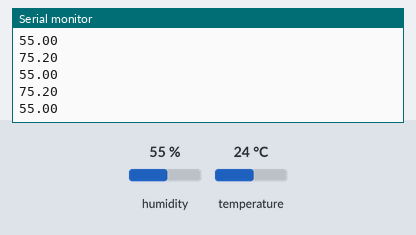
This sketch was run on a simulated Arduino Uno, built with avr-gcc and run on an emulated ATmega328P. Shown: the last lines printed to the serial monitor. The test bench sets the inputs (shaded band); at power-on: humidity 55 %, temperature 24 °C.

Above: at 3.8 s.
3.9 s: humidity set to 22 %
At 5.8 s:
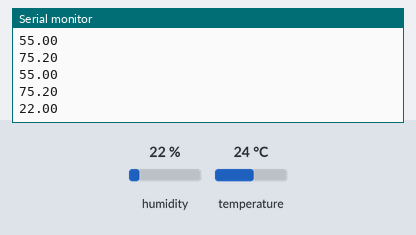
6.7 s: temperature set to 12 °C
At 7.8 s:
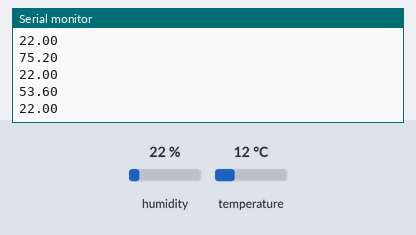
9.5 s: humidity set to 40 %
At 11.8 s:
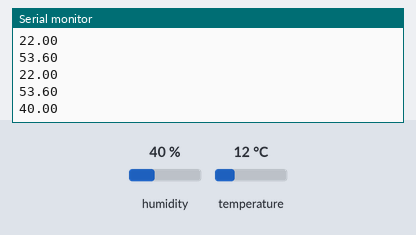
Timing chart, 0 to 13.3 s (numbered marks = the images above; inputs shaded):
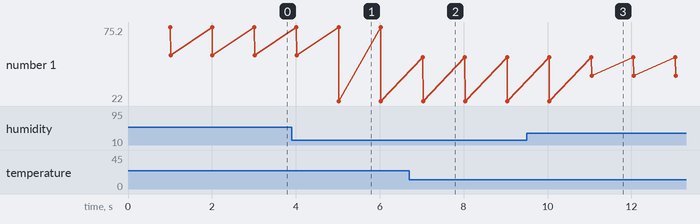

Measured:
- after the input at 3.9 s, the serial monitor: prints a new line after 1.1 s (image 1)
- after the input at 6.7 s, the serial monitor: prints a new line after 0.33 s (image 2)
- after the input at 9.5 s, the serial monitor: prints a new line after 1.5 s (image 3)
- plotted number 1: 55 → 22 after the input at 3.9 s, 22 → 40 after the input at 9.5 s

The sketch:

dht_tem_humidity_sensor_test.ino
```cpp
#include <DHT.h>
#include <DHT_U.h>

#define DHTPIN 2
DHT dht(DHTPIN, DHT22);

void setup() {
  // put your setup code here, to run once:
  Serial.begin(9600);
  dht.begin();
  Serial.print("DHT Initiated");
}

void loop() {
  // put your main code here, to run repeatedly:

  delay(1000);
  Serial.println(dht.readTemperature() * 1.8 + 32.0);
  Serial.println(dht.readHumidity());

}
```
